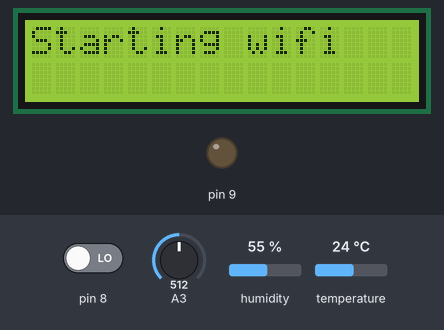
A sketch run on a simulated Arduino Uno, built with avr-gcc and run on an emulated ATmega328P. Shown: 16×2 character LCD, output pins drawn as LEDs (lit = HIGH). The inputs (shaded band) are chosen by the test bench; at power-on: pin 8 LOW, humidity 55 %, temperature 24 °C, A3 = 512. The modem accepts every AT command (registered, SIM ready, sends succeed) and sends nothing else; what the sketch prints to the serial monitor is not drawn.

Above: at 2.2 s.
At 4.6 s:
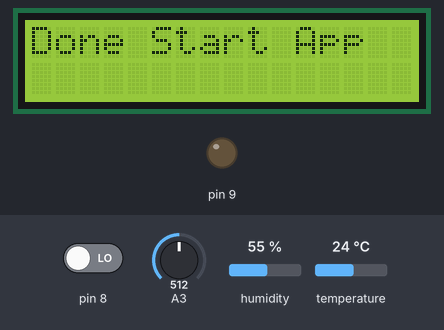
10.3 s: pin 8 driven HIGH
At 11.4 s:
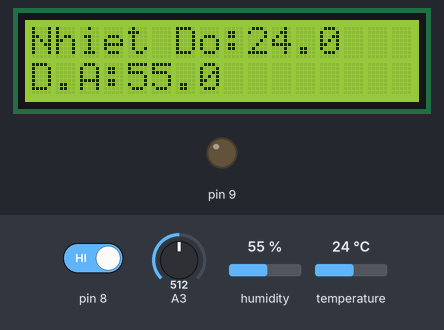
16.8 s: humidity set to 22 %
At 25.0 s:
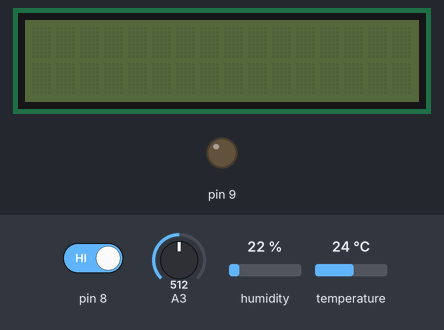
25.3 s: temperature set to 12 °C
39.7 s: A3 set to 716
53.7 s: A3 set to 900
Timing chart, 0 to 56.7 s (numbered marks = the images above; inputs shaded):
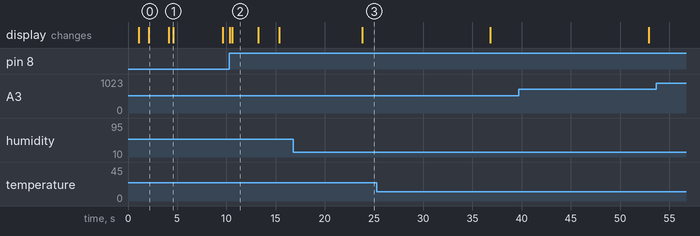

The sketch:

Application.ino
```cpp
/*
 Name:		Application.ino
 Created:	4/22/2017 17:33:33
 Author:	Hidro Le
*/
#ifndef DEBUG
#define DEBUG false
#endif // !DEBUG

#include <avr/pgmspace.h>
#include <SoftwareSerial.h>
#include "SHTTSensor.h"
#include "SHTHSensor.h"
#include "SODSensor.h"
#include "PHSensor.h"
#include "RainSensor.h"
#include <SPI.h>
#include <MFRC522.h>
//#define sw_serial_rx_pin 10 //  Connect this pin to TX on the esp8266
//#define sw_serial_tx_pin 11 //  Connect this pin to RX on the esp8266
//#define esp8266_reset_pin 9 // Connect this pin to CH_PD on the esp8266, not reset. (let reset be unconnected)
//#define dataPin 5
//#define clockPin 6

SHT1x sht1x(5, 6);

SoftwareSerial swSerial(10, 11);
ESP8266wifiClass MyEsp8266;
ServerConfigClass _config;
const unsigned long interval PROGMEM  = 10000; // the time we need to wait
unsigned long previousMillis = 0; // millis() returns an unsigned long.

const char IP_SERVER[] PROGMEM = "139.59.105.228";
const char SERVER_PORT[] PROGMEM = "80";
const char WIFI_NAME[] PROGMEM = "TP-LINK_91D6"; // "WIFI_IOT" //  "Tenda_0A8BC8"; // "Forix"; // "Coffee Chapel"; //".SEVENDAYSCOFFEE_2", "TP-LINK_91D6"
const char WIFI_PASS[] PROGMEM = "01581522";// "1234567801"  //"12345678901"; // "FOR!x@6789"; // "136chapel"; // "7dayscoffee", "01581522"


SHTTSensorClass _shtTSensor("Nhiet Do");
SHTHSensorClass _shtHSensor("Do Am");
PHSensorClass _phSensor;

//create a couple timers that will fire repeatedly every x ms
//TimedAction sendphthread = TimedAction(10000, sendPhSensor);
//TimedAction sendHthread = TimedAction(10000, sendHSensor);
//TimedAction sendTthread = TimedAction(10000, sendTSensor);
//TimedAction sendAllThread = TimedAction(10000, sendAllSensor);


void sendPhSensor() {
	if (_phSensor.sendData(true)) {
		//lcd.setCursor(0, 1);
		lcd.print(F(" pH:"));
		lcd.print(_phSensor.getValue(), 1);
	}
}
void sendHSensor() {
	if (_shtHSensor.sendData(false)) {
		lcd.setCursor(0, 1);
		lcd.print(F("D.A:"));
		lcd.print(_shtHSensor.getValue(), 1);
	}
}
void sendTSensor() {
	if (_shtTSensor.sendData(false)) {
		lcd.setCursor(0, 0);
		lcd.print(F("Nhiet Do:"));
		lcd.print(_shtTSensor.getValue(), 1);
		lcd.print(" ");
	}
}

void sendAllSensor() {
	sendTSensor();
	touchThread.check();
	sendHSensor();
	touchThread.check();
	sendPhSensor();
}


// the setup function runs once when you press reset or power the board
void setLCD() {
	lcd.begin(16, 2);    // initialize the lcd for 16 chars 2 lines, turn on backlight
	// ------- Quick 3 blinks of backlight  -------------

	lcd.backlight(); // finish with backlight on
	hasLCDOn = true;
					 //-------- Write characters on the display ------------------
					 // NOTE: Cursor Position: (CHAR, LINE) start at 0
	lcd.setCursor(3, 0); //Start at character 4 on line 0
	lcd.print(F("Hello, world!"));
	delay(1000);
	lcd.setCursor(2, 1);
	lcd.print(F("From ShrimpIoT"));
	delay(1000);
	lcd.clear();
	lcd.home();
}

void setup() {
	swSerial.begin(9600);
	Serial.begin(115200);
	pinMode(TouchSensor, INPUT);
	setLCD();
	_shtTSensor.init(sht1x);
	_shtHSensor.init(sht1x);

	while (!Serial);

	_config.init(IP_SERVER, SERVER_PORT);

	MyEsp8266.init(&swSerial, 9);
	MyEsp8266.isDebug(DEBUG);
	SensorClient::initConnection(&MyEsp8266, &_config);
	if (DEBUG) {
		Serial.println(F("Starting wifi"));
	}
	lcd.setCursor(0, 0);
	lcd.print(F("Starting wifi"));

	MyEsp8266.setTransportToTCP();// this is also default

	//MyEsp8266.endSendWithNewline(true); // Will end all transmissions with a newline and carrage return ie println.. default is true

	while(!MyEsp8266.isStarted()) {
		MyEsp8266.begin();
		if (DEBUG) {
			Serial.println(F("Wifi Ready"));
		}
		lcd.setCursor(0, 0);
		lcd.print(F("Wifi Ready"));
	}
	while (true) {
		lcd.setCursor(0, 0);
		lcd.print(F("Connect Wifi"));
		if (MyEsp8266.connectToAP(WIFI_NAME, WIFI_PASS)) {
			lcd.setCursor(0, 0);
			lcd.print(F("Done Start App"));
			break;
		}
	}
	previousOndisplay = millis();
}

// the loop function runs over and over again until power down or reset
void loop() {
	unsigned long currentMillis = millis();

	touchThread.check();
	//sendAllThread.check();
	//LCDTracking(currentMillis);
	if ((unsigned long)(currentMillis - previousMillis) >= interval) {
		sendAllSensor();
		previousMillis = millis();
	}
}
```

ESP8266wifi.h
```cpp
//
//  ESP8266wifi.h
//
//
//  Created by Jonas Ekstrand on 2015-02-20.
//  ESP8266 AT cmd ref from https://github.com/espressif/esp8266_at/wiki/CIPSERVER
//
//

#ifndef ESP8266wifi_h
#define ESP8266wifi_h

#define HW_RESET_RETRIES 3
#define SERVER_CONNECT_RETRIES_BEFORE_HW_RESET 3

#if defined(ARDUINO) && ARDUINO >= 100
#include "Arduino.h"
#else
#include "WProgram.h"
#endif

#include <inttypes.h>


#include "HardwareSerial.h"

#include <LiquidCrystal_I2C.h>
#include <TimedAction.h>

//lcd(0x3F, 2, 1, 0, 4, 5, 6, 7, 3, POSITIVE);
extern LiquidCrystal_I2C lcd; //(I2C_ADDR, En_pin, Rw_pin, Rs_pin, D4_pin, D5_pin, D6_pin, D7_pin, BACKLIGHT_PIN, POSITIVE);  // Set the LCD I2C address
extern TimedAction touchThread;// = TimedAction(100, LCDTracking);


//Define Touch Sensor -----------------

extern const byte TouchSensor;
extern unsigned long previousOndisplay;
extern boolean lastState;
extern boolean hasLCDOn;
//Define Touch Sensor -----------------

#define SERVER '4'
#define WEBSITE '1'
#define MAX_CONNECTIONS 3

#define MSG_BUFFER_MAX 128

struct WifiMessage{
public:
    bool hasData:1;
    char channel;
    char * message;
};

struct WifiConnection{
public:
    char channel;
    bool connected:1;
};

struct Flags   // 1 byte value (on a system where 8 bits is a byte
{
    bool isReady: 1,
		 started:1,
         echoOnOff:1,
         debug:1,
         serverConfigured:1,            // true if a connection to a remote server is configured
         connectedToServer:1,           // true if a connection to a remote server is established
         apConfigured:1,                // true if the module is configured as a client station
         localApConfigured:1,
         localServerConfigured:1,
         localApRunning:1,
         localServerRunning:1,
		 endSendWithNewline:1,
		 tcpServerOpen: 1,
         connectToServerUsingTCP:1;
};

class ESP8266wifiClass
{

public:
    /*
     * Will pull resetPin low then high to reset esp8266, connect this pin to CHPD pin
     */
	ESP8266wifiClass();
    void init(Stream *serialIn, byte resetPin);

    /*
     * Will do hw reset and set inital configuration, will try this HW_RESET_RETRIES times.
     */
    bool begin(); // reset and set echo and other stuff

    bool isStarted();

    /*
     * Connect to AP using wpa encryption
     * (reconnect logic is applied, if conn lost or not established, or esp8266 restarted)
     */
    //bool connectToAP(String& ssid, String& password);
    bool connectToAP(const char* ssid, const char* password);
    bool isConnectedToAP();
	bool isReady();
    char* getIP();
    char* getMAC();
	char* debug(String command);
    /*
     * Connecting with TCP to server
     * (reconnect logic is applied, if conn lost or not established, or esp8266 restarted)
     */

    void setTransportToUDP();
    //Default..
    void setTransportToTCP();
	void isDebug(bool);
    bool connectToServer(const char* ip, const char* port);
    void disconnectFromServer();
    bool isConnectedToServer();

    /*
     * Starting local AP and local TCP-server
     * (reconnect logic is applied, if conn lost or not established, or esp8266 restarted)
     */
    bool startLocalAPAndServer(const char* ssid, const char* password, const char* channel,const char* port);
    bool startLocalAP(const char* ssid, const char* password, const char* channel);
    bool startLocalServer(const char* port);
    bool stopLocalAPAndServer();
    bool stopLocalAP();
    bool stopLocalServer();
    bool isLocalAPAndServerRunning();

	bool httpGET(const char* host, const char* port, String & uri, String& query);
	bool httpPOST(const char* host, const char* port, const char* uri, const char* query);


    /*
     * Send string (if channel is connected of course)
     */
    bool send(char channel, const char * message, bool sendNow = true);
    /*
     * Default is true.
     */
    void endSendWithNewline(bool endSendWithNewline);

    /*
     * Scan for incoming message, do this as often and as long as you can (use as sleep in loop)
     */
    WifiMessage listenForIncomingMessage(int timeoutMillis);
    WifiMessage getIncomingMessage(void);
    bool isConnection(void);
    bool checkConnections(WifiConnection **pConnections);

private:
	static Stream* _serialIn;
    byte _resetPin;

    Flags flags;

    bool connectToServer();
    char _ip[16];
    char _port[6];

    bool connectToAP();
    char _ssid[20];
    char _password[20];

    bool startLocalAp();
    bool startLocalServer();
    char _localAPSSID[16];
    char _localAPPassword[16];
    char _localAPChannel[3];
    char _localServerPort[6];
    WifiConnection _connections[MAX_CONNECTIONS];

    bool restart();

    byte serverRetries;
    bool watchdog();
	//bool AT_CIPSEND(const char * buffer, uint32_t len);
	//bool sendTcpData(const char *queryContent, uint32_t len);
    char msgOut[MSG_BUFFER_MAX];//buffer for send method
    char msgIn[MSG_BUFFER_MAX]; //buffer for listen method = limit of incoming message..

    void writeCommand(const char* text1, const char* text2 = NULL);
	void rx_empty(void);
    byte readCommand(int timeout, const char* text1 = NULL, const char* text2 = NULL);
	char* readResponse(String ATCommand, int timeout);
	String readResponse(int timeout);
    //byte readCommand(const char* text1, const char* text2);
    byte readBuffer(char* buf, byte count, char delim = '\0');
    char readChar();
};
extern ESP8266wifiClass ESP8266wifi;
#endif
```

PHSensor.cpp
```cpp
//
//
//

#include "PHSensor.h"

double avergearray(int* arr, int number) {
	int i;
	int max, min;
	double avg;
	long amount = 0;
	if (number <= 0) {
		Serial.println("Error number for the array to avraging!/n");
		return 0;
	}
	if (number<5) {   //less than 5, calculated directly statistics
		for (i = 0; i<number; i++) {
			amount += arr[i];
		}
		avg = amount / number;
		return avg;
	}
	else {
		if (arr[0]<arr[1]) {
			min = arr[0]; max = arr[1];
		}
		else {
			min = arr[1]; max = arr[0];
		}
		for (i = 2; i<number; i++) {
			if (arr[i]<min) {
				amount += min;        //arr<min
				min = arr[i];
			}
			else {
				if (arr[i]>max) {
					amount += max;    //arr>max
					max = arr[i];
				}
				else {
					amount += arr[i]; //min<=arr<=max
				}
			}//if
		}//for
		avg = (double)amount / (number - 2);
	}//if
	return avg;
}

float PHSensorClass::initValue()
{
	static float pHValue, voltage;
	int ArrayLenth = 20;
	int pHArray[20];
	for (int i = 0; i< 20; i++)       //Get 10 sample value from the sensor for smooth the value
	{
		pHArray[i] = analogRead(PHSensorPin);
		delay(20);
	}
	voltage = avergearray(pHArray, ArrayLenth) * 5.0 / 1024;
	pHValue = 3.5 * voltage + 0.00;
	if (DEBUG) {
		Serial.print("pH Sensor: ");
		Serial.println(pHValue);
	}
	return pHValue;
}
```

PHSensor.h
```cpp
// PHSensor.h

#ifndef _PHSENSOR_h
#define _PHSENSOR_h

#ifndef _SENSORCLIENT_h
	#include "SensorClient.h"
#endif // !_SENSORCLIENT_h

#if defined(ARDUINO) && ARDUINO >= 100
	#include "arduino.h"
#else
	#include "WProgram.h"
#endif
static const int8_t PHSensorPin PROGMEM = A3;
class PHSensorClass : public SensorClient
{
 protected:
	float initValue();
public: PHSensorClass() : SensorClient("Do pH") {};
};

extern PHSensorClass PHSensor;

#endif
```

RainSensor.cpp
```cpp
#include "RainSensor.h"

#ifndef RAINANALOG
#define RAINANALOG A0
#endif // !RAINANALOG

float RainSensorClass::initValue()
{
	const uint8_t sensorMin = 0;     // sensor minimum
	const uint16_t sensorMax = 1024;  // sensor maximum

	int sensorReading = analogRead(RAINANALOG);
	// map the sensor range (four options):
	// ex: 'long int map(long int, long int, long int, long int, long int)'
	int range = map(sensorReading, sensorMin, sensorMax, 0, 3);
	if (DEBUG) {
		// range value:
		switch (range) {
		case 0:    // Sensor getting wet
			Serial.println(F("Flood"));
			break;
		case 1:    // Sensor getting wet
			Serial.println(F("Rain Warning"));
			break;
		case 2:    // Sensor dry - To shut this up delete the " Serial.println("Not Raining"); " below.
			Serial.println(F("Not Raining"));
			break;
		}
	}
	return range;
}
```

RainSensor.h
```cpp
// RainSensor.h

#ifndef _RAINSENSOR_h
#define _RAINSENSOR_h

#ifndef _SENSORCLIENT_h
#include "SensorClient.h"
#endif // !_SENSORCLIENT_h

#if defined(ARDUINO) && ARDUINO >= 100
	#include "arduino.h"
#else
	#include "WProgram.h"
#endif

class RainSensorClass : public SensorClient
{
 protected:
	 float initValue();
};

extern RainSensorClass RainSensor;

#endif
```

SHTHSensor.cpp
```cpp
//
//
//

#include "SHTHSensor.h"

float SHTHSensorClass::initValue()
{
	_curValue = -40;
	int counter = 40;
	while (0 > (int)_curValue  && counter > 0) {
		_curValue = this->_sensor->readHumidity();
		counter--;
		if (counter == 1) {
			_curValue = -1000;
		}
	}
	if (DEBUG) {
		Serial.print(F("Do Am: "));
		Serial.println(_curValue);
	}
	return _curValue;
}

SHTHSensorClass::SHTHSensorClass(const char*uniq) :SensorClient(uniq)
{
}

void SHTHSensorClass::init(SHT1x & sht)
{
	_sensor = &sht;
}
```

SHTHSensor.h
```cpp
// STHHSensor.h

#ifndef _SHTHSENSOR_h
#define _SHTHSENSOR_h

#ifndef _SENSORCLIENT_h
	#include "SensorClient.h"
#endif // !_SENSORCLIENT_h

#ifndef SHT1x_h
	#include <SHT1x.h>
#endif // SHT1x_h

#if defined(ARDUINO) && ARDUINO >= 100
	#include "arduino.h"
#else
	#include "WProgram.h"
#endif

class SHTHSensorClass : public SensorClient
{
 protected:
	 float initValue();
	 SHT1x *_sensor;
 public:
	 SHTHSensorClass(const char *);
	 void init(SHT1x &sht);
};
#endif
```

SHTTSensor.cpp
```cpp
//
//
//

#include "SHTTSensor.h"

float SHTTSensorClass::initValue()
{
	_curValue = -40;
	int counter = 40;
	while (-40 >= (int)_curValue && -1000 < (int)_curValue  && counter > 0) {
		_curValue = this->_sensor->readTemperatureC();
		counter--;
		if (counter == 1) {
			_curValue = -1000;
		}
	}
	if (DEBUG) {
		Serial.print(F("Nhiet do: "));
		Serial.println(_curValue);
	}
	return _curValue;
}

SHTTSensorClass::SHTTSensorClass(const char* uniq):SensorClient(uniq)
{
}

void SHTTSensorClass::init(SHT1x & sht)
{
	_sensor = &sht;
}
```

SHTTSensor.h
```cpp
// SHTSensor.h

#ifndef _SHTSENSOR_h
#define _SHTSENSOR_h

#ifndef _SENSORCLIENT_h
	#include "SensorClient.h"
#endif // !_SENSORCLIENT_h


#ifndef SHT1x_h
	#include <SHT1x.h>
#endif // SHT1x_h

#if defined(ARDUINO) && ARDUINO >= 100
	#include "arduino.h"
#else
	#include "WProgram.h"
#endif

class SHTTSensorClass : public SensorClient
{
 protected:
	 float initValue();
	 SHT1x *_sensor;
 public:
	 SHTTSensorClass(const char*);
	void init(SHT1x &sht);
};
#endif
```

SODSensor.cpp
```cpp
//
//
//

#include "SODSensor.h"
#ifndef MEASUREPIN
	#define MEASUREPIN 5
#endif // MEASUREPIN

float SODSensorClass::initValue()
{
	const uint8_t sensorMin = 0;
	const uint16_t sensorMax = 1024;

	const uint16_t samplingTime = 280;

	float voMeasured = 0;
	float calcVoltage = 0;
	float dustDensity = 0;

	voMeasured = analogRead(MEASUREPIN); // read the dust value

	// 0 - 5.0V mapped to 0 - 1023 integer values
	calcVoltage = voMeasured * (5.0 / 1024);

	// linear eqaution taken from http://www.howmuchsnow.com/arduino/airquality/
	// Chris Nafis (c) 2012
	dustDensity = (0.17 * calcVoltage - 0.1) * 1000;

	if (DEBUG) {
		Serial.print(F("Raw Signal Value (0-1023): "));
		Serial.print(voMeasured);

		Serial.print(F(" - Voltage: "));
		Serial.print(calcVoltage);

		Serial.print(F(" - Dust Density [ug/m3]: "));
		Serial.println(dustDensity);
	}

	return dustDensity;
}
```

SODSensor.h
```cpp
// SODSensor.h
// Cảm biến bụi

#ifndef _SODSENSOR_h
#define _SODSENSOR_h

#ifndef _SENSORCLIENT_h
#include "SensorClient.h"
#endif // !_SENSORCLIENT_h


#if defined(ARDUINO) && ARDUINO >= 100
	#include "arduino.h"
#else
	#include "WProgram.h"
#endif

class SODSensorClass : public SensorClient
{
 protected:
		float initValue();
};
#endif
```

SensorClient.cpp
```cpp
//
//
//

#include "SensorClient.h"

bool SensorClient::hasInit = false;
ESP8266wifiClass *SensorClient::_currentEsp;
ServerConfigClass *SensorClient::_server;

String SensorClient::getUri()
{
	return "/api/sensor/results/";
}
const char* SensorClient::c_k() {
	//const char signMessage[] PROGMEM = "COM590b2b408bbfc";
	return "COM590b2b408bbfc";
}

const char *SensorClient::u_k() {
	//const char signMessage[] PROGMEM = "KEY58f4ba20ae130";
	return "KEY58f4ba20ae130";
}

SensorClient::SensorClient(const char * uniq)
{
	this->uniq = uniq;
}

void SensorClient::initConnection(ESP8266wifiClass *_ESP, ServerConfigClass* server)
{
	if (hasInit == false) {
		_currentEsp = _ESP;
		_server = server;
		hasInit = true;
	}
}

bool SensorClient::sendData(boolean disconnect)
{
	//if (DEBUG) {
	//	Serial.print(F("FREE RAM: "));
	Serial.println(freeRam());
	//	Serial.println(F("Build Query"));
	//}
	_curValue = this->initValue();
	if (-1000 != _curValue) {
		String *query = new String("sen=" + this->uniq + "&u_k=" + u_k() + "&c_k=" + c_k() + "&value=" + _curValue);
		String *uri = new String(getUri());
		if (DEBUG) {
			Serial.println(F("Begin Send Result "));
		}
		_currentEsp->httpPOST(_server->_host, _server->_port, uri->c_str(), query->c_str());
		if (disconnect) {
			_currentEsp->disconnectFromServer();
		}
		delete query;
		delete uri;
		if (DEBUG) {
			Serial.println(F("End Send Result "));
		}

		return true;
	}
	return false;
}
```

SensorClient.h
```cpp
// SensorClient.h

#ifndef ESP8266wifi_h
	#include "ESP8266wifi.h"
#endif // !ESP8266wifi_h

#ifndef _SERVERCONFIG_h
	#include "ServerConfig.h"
#endif // !_SERVERCONFIG_h

#ifndef _SENSORCLIENT_h
#define _SENSORCLIENT_h

#if defined(ARDUINO) && ARDUINO >= 100
	#include "arduino.h"
#else
	#include "WProgram.h"
#endif

class SensorClient
{
 protected:
	 virtual float initValue() = 0;
	 String getUri();
	 const char * c_k();
	 const char * u_k();
	 static ServerConfigClass *_server;
	 static ESP8266wifiClass *_currentEsp;
	 String uniq;
	 static bool hasInit;
	 float _curValue;
	 int freeRam()
	 {
		 extern int __heap_start, *__brkval;
		 int v;
		 return (int)&v - (__brkval == 0 ? (int)&__heap_start : (int)__brkval);
	 }
 public:
	 float getValue() {
		 return _curValue;
	 }

	SensorClient(const char* uniq);
	static void initConnection(ESP8266wifiClass *_ESP, ServerConfigClass *);
	bool sendData(boolean disconnect);
};

#endif
```

ServerConfig.cpp
```cpp
//
//
//
#include "ServerConfig.h"
```

Source omitted: ESP8266wifi.cpp (23573 bytes), ServerConfig.h (480 bytes)

Measured:
- after the input at 10.3 s, the display: first changes at once (image 2 shows a later state)
- what the display in image 0 shows lasts 2.0 s, from 2.1 s to 4.1 s
- what the display in image 1 shows lasts 5.0 s, from 4.6 s to 9.6 s
- what the display in image 2 shows lasts 2.6 s, from 10.6 s to 13.2 s
